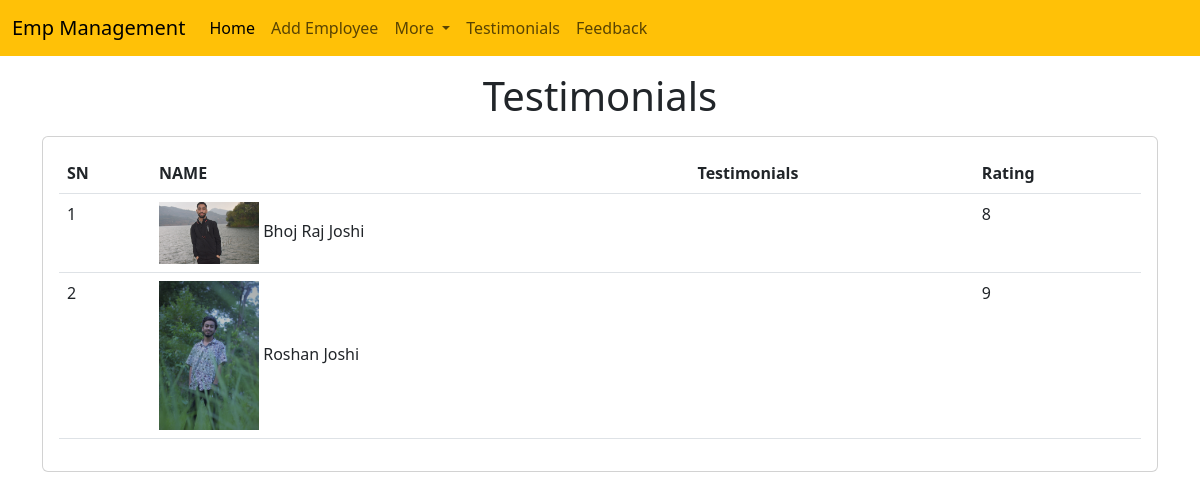
Page /emp/testimonials/ on the committed database.
### emp/models.py (models this page shows, shortened)
class Testimonial(models.Model):
    name=models.CharField(max_length=200)
    testimonial=models.TextField()
    picture=models.ImageField(upload_to="testimonials/")
    rating=models.IntegerField(max_length=1)

### emp/views.py (the view)
# urls.py: path('testimonials/',testimonials),
def testimonials(request):
    testi=Testimonial.objects.all()
    return render(request,"emp/testimonials.html",{
        'testi':testi
    })

### templates/emp/testimonials.html (shortened to what this page needs)
<!doctype html>
<html lang="en">
  <head>
    <link href="https://cdn.jsdelivr.net/npm/bootstrap@5.3.0-alpha1/dist/css/bootstrap.min.css" rel="stylesheet">
  </head>
  <body>
    {% include 'emp/navbar.html'  %}
    <h1 class="text-center my-3">Testimonials</h1>
    <div class="container">
      <div class="row">
        <div class="col-md-12">
          <div class="card">
            <div class="card-body">
              <table class="table">
                <thead>
                  <tr>
                      <th>SN</th>
                      <th>NAME</th>
                      <th>Testimonials</th>
                      <th>Rating</th>
                    </tr>
                </thead>
                <tbody>
                  {% for t in testi %}
                  <tr>
                    <td>
                        {{forloop.counter}}
                    </td>
                    <td>
                      <img style="max-width: 100px;" src="/media/{{t.picture}}" alt="">
                        {{t.name}}
                    </td>
                    <td>
                    </td>
                    <td>
                        {{t.rating}}
                    </td>
                  </tr>
                  {% endfor %}
                </tbody>
              </table>
            </div>
          </div>
        </div>
      </div>
    </div>
  </body>
</html>

### rows in the picture
Testimonial: picture (picture), name "Bhoj Raj Joshi", rating "8"
Testimonial: picture (picture), name "Roshan Joshi", rating "9"
